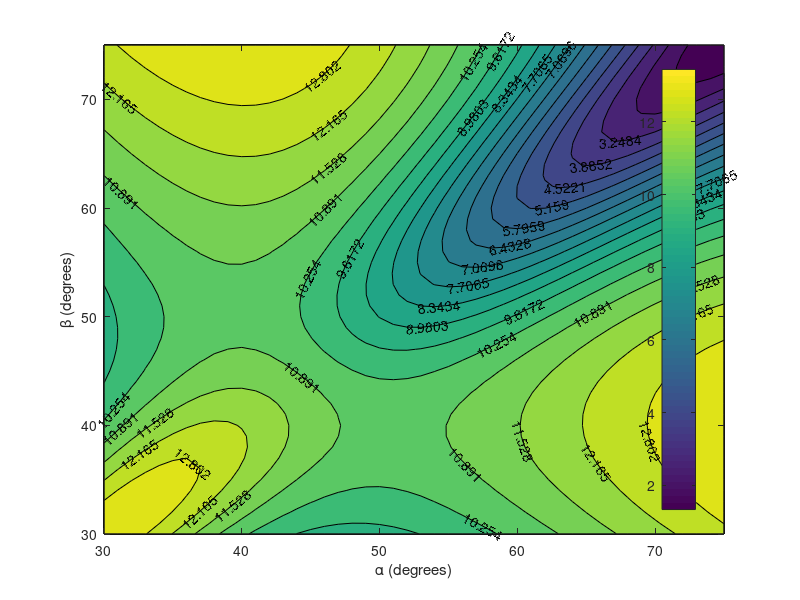

The MATLAB source for this figure:
%% LAMINATE THEORY
%% Input Parameters
a = 30:1:75 ; % Fiber orientation α angle for layers 1 & 3 (degrees)
b = 30:1:75 ; % Fiber orientation β angle for layers 1 & 3 (degrees)
twist_angles = zeros(length(a), length(b)); % initialize matrix to store twist angles
t = 0.25*10^-3 ;% Thickness of the layer (m)
R = 25*10^-3 ; % Radius of the mandrel (m)
L = 300*10^-3 ; % Length of the tube (m)
P = -25000 ; % Compressive load applied (N)
C = 2*pi*R ; % Circumference of the tube (m)
E_1 = 236*10^9 ; % Longitudinal Young's modulus (pascals)
E_2 = 5*10^9 ; % Transverse Young's modulus (pascals)
G_12 = 2.66*10^9 ; % Longitudinal Shear modulus (pascals)
v_12 = 0.25 ; % Longitudinal Poisson's ratio
v_21 = v_12*(E_2/E_1); % Transverse Poisson's ratio
sigma_1t = 3800*10^6 ; % Longitudinal Tensile strength (strength/pascals)
sigma_1c = 689*10^6 ; % Longitudinal Compressive strength (strength/pascals)
sigma_2t = 41*10^6 ; % Transverse Tensile strength (strength/pascals)
sigma_2c = 107*10^6 ; % Transverse Compressive strength (strength/pascals)
tau_12 = 69*10^6 ; % Longitudinal Shear strength (strength/pascals)

%% Optimum Twist angle
%% Initialisation
% Generalised Stress Matrix [N]
N_x = [P/(2*pi*R); 0; 0];

% MAterial Stiffness matrix [Q]
Q = [(E_1/(1-(v_12*v_21))) ((v_12*E_2)/(1-(v_12*v_21))) 0; ((v_21*E_1)/(1- (v_12*v_21))) (E_2/(1-(v_12*v_21))) 0; 0 0 G_12];

% Condition to find the max twist angle
for i = 1:length(a) % loop condition to calculate the matrices depending on angle alpha for i th iterations

    % Trignometric Functions used in the calculations for layers 1 & 3
    a_rad = deg2rad(a(i)); % α angle degrees into radians conversion
    a_cos = cos(a_rad);
    a_sin = sin(a_rad);
    a_cos2 = a_cos^2;
    a_sin2 = a_sin^2;
    a_2cos_sin = 2*a_cos*a_sin;
    a_cos2_sin2 = cos(2*a_rad);
    % Transformation matrix for layer 1 & 3
    T_a = [a_cos2 a_sin2 -a_2cos_sin; a_sin2 a_cos2 a_2cos_sin; a_2cos_sin/2  -a_2cos_sin/2  a_cos2_sin2];

    % Transformed lamina stiffness matrix layer 1 & 3
    Q_a = T_a*Q*transpose(T_a);
    for j = 1:length(b) % loop condition to calculate the matrices depending on angle beta for j th iterations

        % Trignometric Functions used in the calculations for layers 2 & 4
        b_rad = deg2rad(b(j)); % β angle degrees into radians conversion
        b_cos = cos(b_rad);
        b_sin = sin(b_rad);
        b_cos2 = b_cos^2;
        b_sin2 = b_sin^2;
        b_2cos_sin = 2*b_cos*b_sin;
        b_cos2_sin2 = cos(2*b_rad);

        % Transformation matrix for layer 2 & 4
        T_b = [b_cos2 b_sin2 -b_2cos_sin; b_sin2 b_cos2 b_2cos_sin;
            b_2cos_sin/2 -b_2cos_sin/2 b_cos2_sin2];

        % Transformed lamina stiffness matrix layer 2 & 4
        Q_b = T_b*Q*transpose(T_b);

        % Laminate Stiffness Matrix [A]
        A = 2*t*(Q_a + Q_b);

        % Inverse Matrix of Laminate stiffness matrix [A]
        A_inv = inv(A);

        % To find shear strain, the shear membrane has been calculated
        strain_membrane = (A_inv)*N_x; % The third element of this vector is shear strain ~ strain_membrane(3)

        % set of Twist angles for all four layers
        twist_angles(i, j) = rad2deg(strain_membrane(3)*L/R); % twist angle in matrix (degrees)

    end % loop end condition for β angle
end % loop end condition for α angle

%% Plots (α Vs β Vs Twist Angle)
%% Surface Plot
surf(a ,b,twist_angles)
colorbar('east')
xlabel('α (degrees)');
ylabel('β (degrees)');
zlabel('Twist angle (degrees)');

%% Contour Plot
contourf(a,b, twist_angles, 'ShowText','on', 'LevelList', linspace(min(twist_angles(:)), max(twist_angles(:)), 20))
colorbar ('east')
xlabel('α (degrees)');
ylabel('β (degrees)');
zlabel('Twist angle (degrees)');

%% Maximum Twist Angle
[max_twist, max_idx] = max(twist_angles(:));
[row_idx, col_idx] = ind2sub(size(twist_angles), max_idx);
fprintf('The maximum twist angle is %f at row %d, column %d\n', max_twist, row_idx, col_idx)

a_max = a(col_idx); % α @ maximum twist angle
b_max = b(row_idx); % β @ maximum twist angle
fprintf('Fibre orientation at maximum twist angle: α =%f, β =%f\n', a_max, b_max);

%% Maximum Failure Stress Criterion at Max Twist Angle

%% Initialisation
% Degrees to Radians conversion
a_max_rad = deg2rad(a_max);
b_max_rad = deg2rad(b_max);

% Trignometric Functions used in the calculations for fiber orientation in layers 1 & 3 @ Max Twist angle
a_cos_max = cos(a_max_rad);
a_sin_max = sin(a_max_rad);
a_cos2_max = a_cos_max^2;
a_sin2_max = a_sin_max^2;
a_2cos_sin_max = 2*a_cos_max*a_sin_max;
a_cos2_sin2_max = cos(2*a_max_rad);

% Trignometric Functions used in the calculations for fiber orientation in layers 2 & 4 @ Max Twist angle
b_cos_max = cos(b_max_rad);
b_sin_max = sin(b_max_rad);
b_cos2_max = b_cos_max^2;
b_sin2_max = b_sin_max^2;
b_2cos_sin_max = 2*b_cos_max*b_sin_max;
b_cos2_sin2_max = cos(2*a_max_rad);

% Transformation matrix for layer 1 & 3 @ maximum twist angle
T_a_max = [a_cos_max a_sin_max -a_2cos_sin_max; a_sin_max a_cos_max a_2cos_sin_max; a_2cos_sin_max/2 -a_2cos_sin_max/2 a_cos2_sin2_max];

% Transformed lamina stiffness matrix layer 1 & 3 @ maximum twist angle
Q_a_max = T_a_max*Q*transpose(T_a_max);

% Transformation matrix for layer 2 & 4 @ maximum twist angle
T_b_max = [b_cos_max b_sin_max -b_2cos_sin_max; b_sin_max b_cos_max b_2cos_sin_max; b_2cos_sin_max/2 -b_2cos_sin_max/2 b_cos2_sin2_max];

% Transformed lamina stiffness matrix layer 2 & 4 @ maximum twist angle
Q_b_max = T_b_max*Q*transpose(T_b_max);

% Laminate stiffness matrix [A] @ maximum condition
A_max = 2*t*(Q_a_max+Q_b_max);

% Inverse Matrix of Laminate stiffness matrix [A] @ maximum condition
A_inv_max = inv(A_max);

% Shear membrane @ maximum condition
strain_membrane_max = (A_inv_max)*N_x;
Strain_a_max = transpose(T_a_max)*(strain_membrane_max); % Strain value for α max at the principal axis
Strain_b_max = transpose(T_b_max)*(strain_membrane_max); % Strain value for β max at the principal axis
stress_a_max = (Q)*(Strain_a_max); % Stress value for α max at the principal axis
stress_b_max = (Q)*(Strain_b_max); % Stress value for β max at the principal axis

%% Longitudinal stress criterion
format default
% Maxmum failure criterion based on the stress values calculated @ max twist angle
if (stress_a_max(1)<0)
    FMS_a_1_max = (abs(stress_a_max(1)/sigma_1c))
else
    FMS_a_1_max = (stress_a_max(1)/sigma_1t)
end
if (stress_b_max(1)<0)
    FMS_b_1_max = (abs(stress_b_max(1)/sigma_1c))
else
    FMS_b_1_max = (stress_b_max(1)/sigma_1t)
end

%% Transversal stress criterion
if (stress_a_max(2)<0)
    FMS_a_2_max = (abs(stress_a_max(2)/sigma_2c))
else
    FMS_a_2_max = (stress_a_max(2)/sigma_2t)
end
if (stress_b_max(2)<0)
    FMS_b_2_max = (abs(stress_b_max(2)/sigma_2c))
else
    FMS_b_2_max = (stress_b_max(2)/sigma_2t)
end

%% Shear stress criterion
if (stress_a_max(3)<0)
    FMS_a_3_max = (abs(stress_a_max(3)/tau_12))
else
    FMS_a_3_max = (stress_a_max(3)/tau_12)
end
if (stress_b_max(3)<0)
    FMS_b_3_max = (abs(stress_b_max(3)/tau_12))
else
    FMS_b_3_max = (stress_b_max(3)/tau_12)
end

%% Tape Measurement
a_1 = sin(a_max_rad);
b_1 = sin(b_max_rad);

W_a = (C * a_1)*1000 % Width of the tape for α at maximum twist angle
W_b = (C * b_1)*1000 % Width of the tape for β at maximum twist angle
